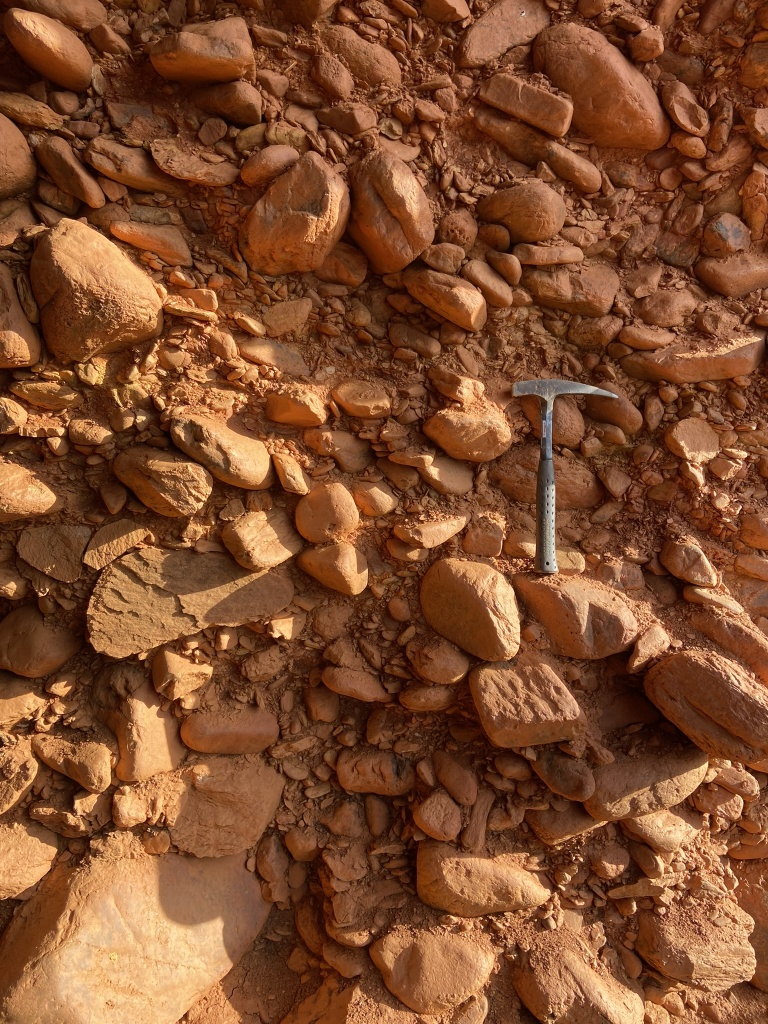
#> input picture images_watershed_algorithm/IMG_6762_res.jpeg, 768 x 1024 px
$ python PlotResults.py
#> lines starting #> are read from the running program, lines starting #| are printed output that depends on the picture
import matplotlib.pyplot as plt
import cv2 as cv

figsize = (10, 7)
rows = 1
columns = 2


""" WATERSHED METHOD """
# plot results with original image
oimg = cv.imread('images_watershed_algorithm/IMG_6762_res.jpeg')
#> oimg is the input picture: shape (1024, 768, 3); mean B, G, R 45.9, 76.7, 127.5
oimg = cv.cvtColor(oimg, cv.COLOR_BGR2RGB)
img = cv.imread('images_watershed_algorithm/Watershed_6762.jpeg')
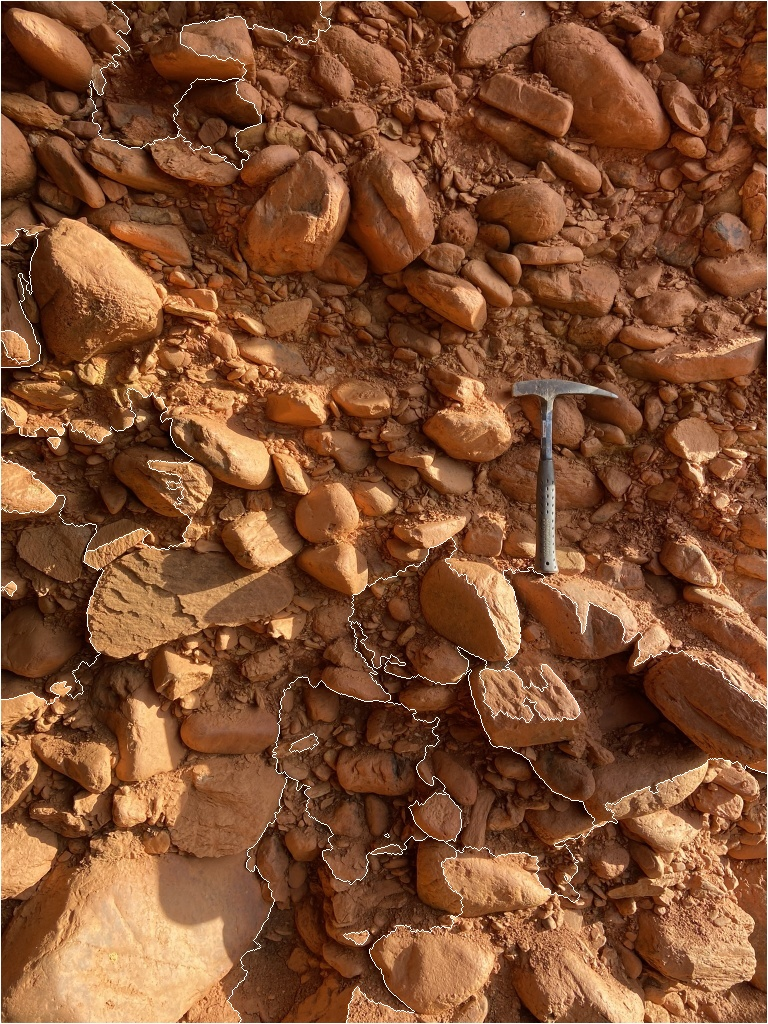
#> input picture images_watershed_algorithm/Watershed_6762.jpeg, 768 x 1024 px
#> img is the input picture: shape (1024, 768, 3); mean B, G, R 48.7, 78.9, 128.8
img = cv.cvtColor(img, cv.COLOR_BGR2RGB)

# Create the figure
figsize = (10, 7)
rows = 1
columns = 2
watrershedFig = plt.figure(figsize=figsize)

#Add firts image
watrershedFig.add_subplot(rows, columns, 2)

plt.imshow(img)
plt.axis('off')

# Add second image
watrershedFig.add_subplot(rows, columns, 1)

plt.imshow(oimg)
plt.axis('off')
plt.savefig('images_watershed_algorithm/Figure_6762_watershed.jpeg', dpi=300)
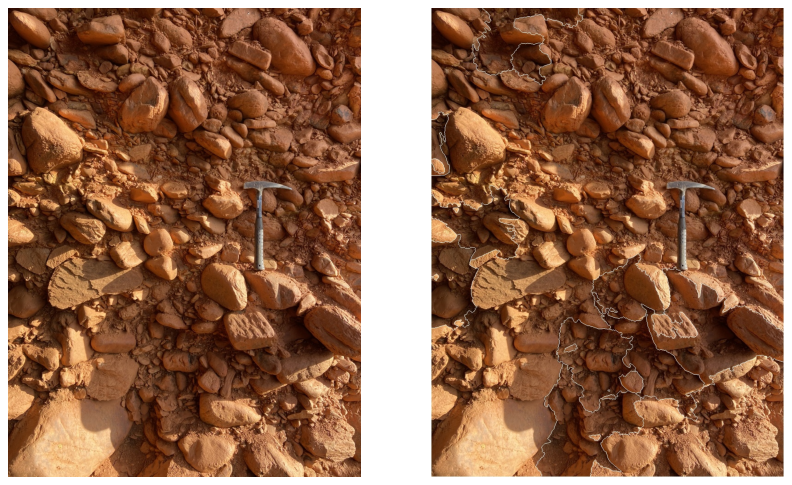
#> figure drawn by matplotlib, 2 panels
plt.show()


""" FAST METHOD RESULT """
# [25 lines of commented-out code are left out]


""" HARRIS CORNER DETECTOR RESULTS """
# [25 lines of commented-out code are left out]


""" ORB METHOD RESULTS """
# [25 lines of commented-out code are left out]


""" SOBEL, CANNY AND LAPLACIAN PLUS CONTOUR DETECTION """
# [85 lines of commented-out code are left out]
